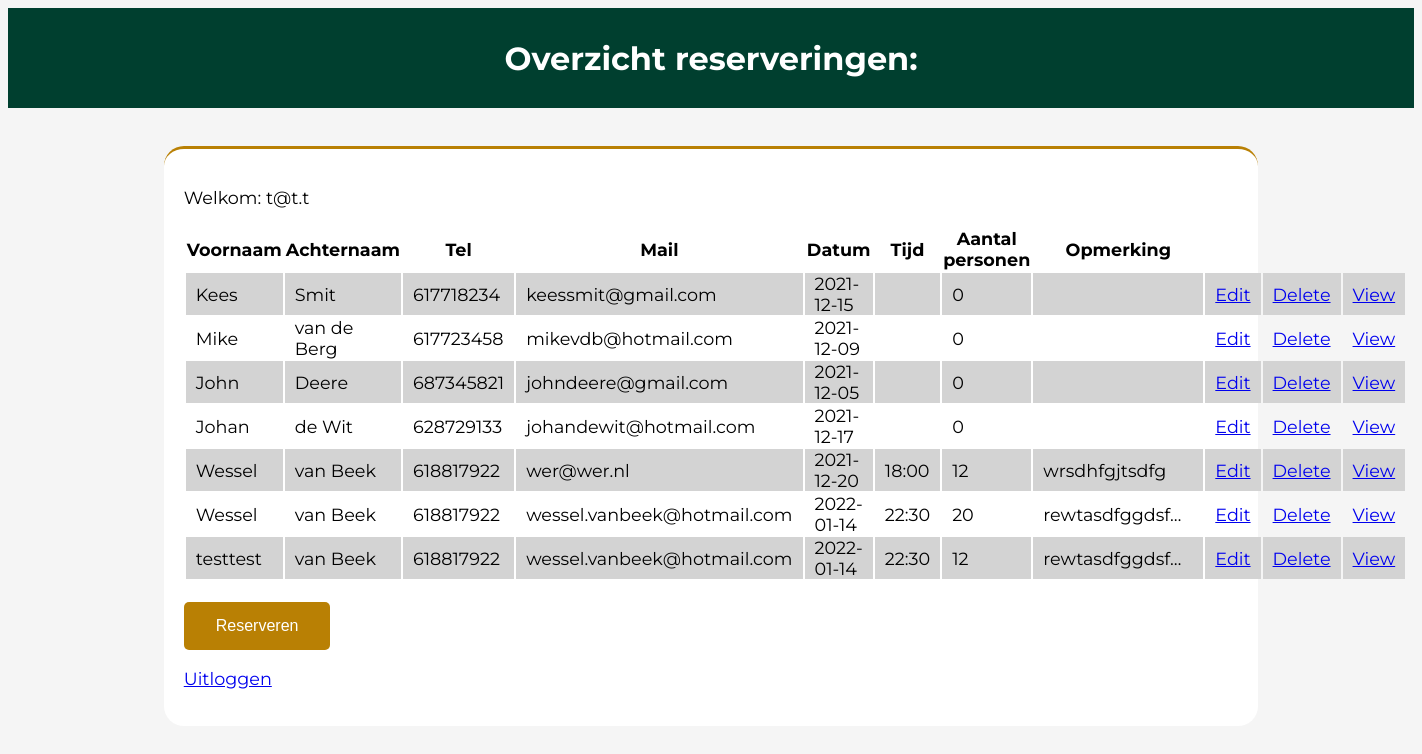
Page / (signed in) on the earlier database version.
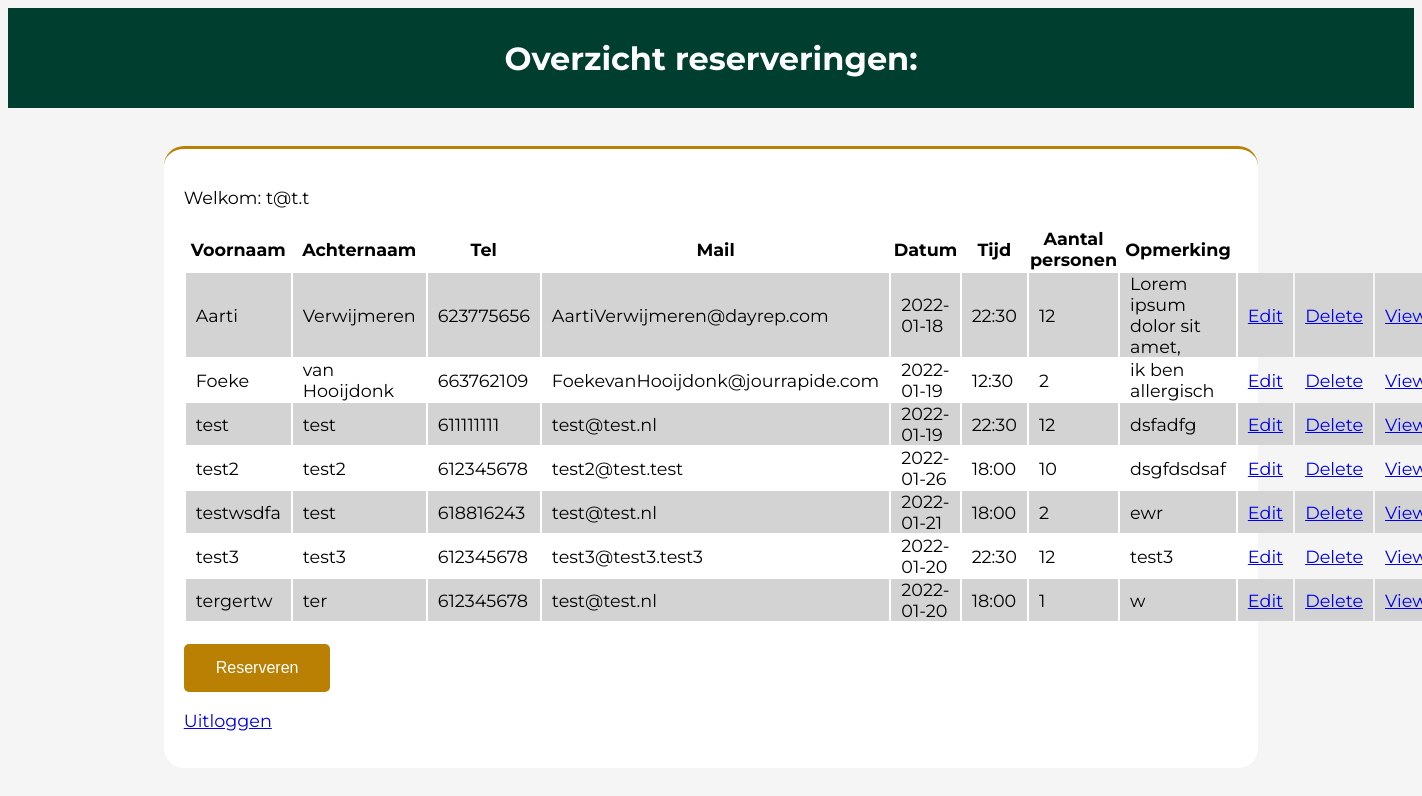
Same page on the later database version.
### tables this page shows
CREATE TABLE `reservations` (
  `id` int(11) NOT NULL,
  `first_name` varchar(30) NOT NULL,
  `last_name` varchar(50) NOT NULL,
  `phone_number` int(10) NOT NULL,
  `mail` varchar(75) NOT NULL,
  `date` date NOT NULL,
  `reservation_time` text NOT NULL,
  `comment` text NOT NULL,
  `total_guests` int(11) NOT NULL
);

### index.php (the view, shortened to what this page needs)
<?php
$email = $_SESSION['loggedInUser']['email'];
require_once "includes/database.php";
$query = "SELECT * FROM reservations";
$result = mysqli_query($db, $query);
$reservations = [];
while ($row = mysqli_fetch_assoc($result)) {
    $reservations[] = $row;
}
?>
<!DOCTYPE html>
<html lang="en">
<head>
    <link rel="stylesheet" type="text/css" href="css/styles.css"/>
</head>
<body>
<header>
    <h1>Overzicht reserveringen:</h1>
</header>
<br>
<section>
    <p>Welkom: <?= $email ?> </p>
<div class="overview">
    <table>
        <thead>
        <tr>
            <th>Voornaam</th>
            <th>Achternaam</th>
            <th>Tel</th>
            <th>Mail</th>
            <th>Datum</th>
            <th>Tijd</th>
            <th>Aantal personen</th>
            <th>Opmerking</th>
        </tr>
        </thead>
        <tbody>
        <?php foreach ($reservations as $reservation) { ?>
            <tr>
                <td><?= $reservation['first_name'] ?></td>
                <td><?= $reservation['last_name'] ?></td>
                <td><?= $reservation['phone_number'] ?></td>
                <td><?= $reservation['mail'] ?></td>
                <td><?= $reservation['date'] ?></td>
                <td><?= $reservation['reservation_time'] ?></td>
                <td id="guestsfield"><?= $reservation['total_guests'] ?></td>
                <td id="commentfield"><?= $reservation['comment'] ?></td>
                <td><a href="edit.php?id=<?= $reservation['id'] ?>">Edit</a></td>
                <td><a href="delete.php?id=<?= $reservation['id'] ?>">Delete</a></td>
                <td><a href="view.php?id=<?= $reservation['id'] ?>">View</a></td>
            </tr>
        <?php } ?>
        </tbody>
    </table>
    <br>
    <button id="reservation_button"><a href="reservation.php">Reserveren</button></a>
</div>
    <p><a href="logout.php">Uitloggen</a></p>
</section>
</body>
</html>

### css/styles.css (style rules this page uses)
html { scroll-behavior: smooth; }
body { background-color: rgb(245, 245, 245); }
table { width: 100%; }
tbody tr:nth-child(odd) { background-color: lightgray; width: 100%; }
td { padding: 0 10px; }
td#guestsfield { overflow: hidden; width: 10px; text-overflow: ellipsis; }
td#commentfield { overflow: hidden; max-width: 150px; text-overflow: ellipsis; }
header { background-color: #003F2F; height: 100px; color: white; width: 100%; display: flex; align-items: center; justify-content: center; text-align: center; font-family: 'Montserrat', sans-serif; }
section { background-color: rgb(255, 255, 255); padding: 20px; margin: 20px auto; color: black; font-size: 1.1em; max-width: 75%; font-family: 'Montserrat', sans-serif; border-radius: 20px; border-top: 3px solid #B98004; }
button#reservation_button { background-color: #B98004; border: none; color: white; padding: 15px 32px; text-align: center; text-decoration: none; display: inline-block; font-size: 16px; border-radius: 5px; display: block; margin-left: 0; margin-right: auto; }
button a { color: white; text-decoration: none; }

Differences in the rows shown:
removed reservations: first_name "Kees", last_name "Smit", phone_number "617718234", mail "keessmit@gmail.com", date "2021-12-15", total_guests "0"
removed reservations: first_name "Mike", last_name "van de Berg", phone_number "617723458", mail "mikevdb@hotmail.com", date "2021-12-09", total_guests "0"
removed reservations: first_name "John", last_name "Deere", phone_number "687345821", mail "johndeere@gmail.com", date "2021-12-05", total_guests "0"
removed reservations: first_name "Johan", last_name "de Wit", phone_number "628729133", mail "johandewit@hotmail.com", date "2021-12-17", total_guests "0"
removed reservations: first_name "Wessel", last_name "van Beek", phone_number "618817922", mail "wer@wer.nl", date "2021-12-20", reservation_time "18:00", total_guests "12", comment "wrsdhfgjtsdfg"
removed reservations: first_name "Wessel", last_name "van Beek", phone_number "618817922", mail "wessel.vanbeek@hotmail.com", date "2022-01-14", reservation_time "22:30", total_guests "20", comment "rewtasdfggdsf…"
removed reservations: first_name "testtest", last_name "van Beek", phone_number "618817922", mail "wessel.vanbeek@hotmail.com", date "2022-01-14", reservation_time "22:30", total_guests "12", comment "rewtasdfggdsf…"
added reservations: first_name "Aarti", last_name "Verwijmeren", phone_number "623775656", mail "AartiVerwijmeren@dayrep.com", date "2022-01-18", reservation_time "22:30", total_guests "12", comment "Lorem ipsum dolor sit amet,"
added reservations: first_name "Foeke", last_name "van Hooijdonk", phone_number "663762109", mail "FoekevanHooijdonk@jourrapide.com", date "2022-01-19", reservation_time "12:30", total_guests "2", comment "ik ben allergisch"
added reservations: first_name "test", last_name "test", phone_number "611111111", mail "test@test.nl", date "2022-01-19", reservation_time "22:30", total_guests "12", comment "dsfadfg"
added reservations: first_name "test2", last_name "test2", phone_number "612345678", mail "test2@test.test", date "2022-01-26", reservation_time "18:00", total_guests "10", comment "dsgfdsdsaf"
added reservations: first_name "testwsdfa", last_name "test", phone_number "618816243", mail "test@test.nl", date "2022-01-21", reservation_time "18:00", total_guests "2", comment "ewr"
added reservations: first_name "test3", last_name "test3", phone_number "612345678", mail "test3@test3.test3", date "2022-01-20", reservation_time "22:30", total_guests "12", comment "test3"
added reservations: first_name "tergertw", last_name "ter", phone_number "612345678", mail "test@test.nl", date "2022-01-20", reservation_time "18:00", total_guests "1", comment "w"
